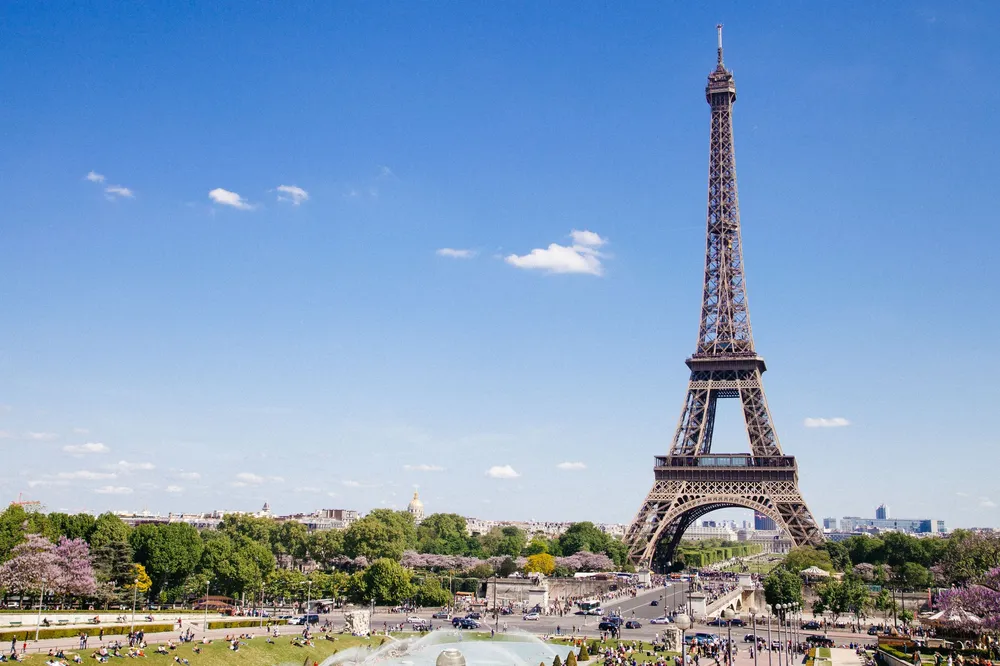
#> input picture test/에펠탑.jpg, 1000 x 666 px
$ python -i image_quality.py   (imports and definitions only)
#> lines starting #> are read from the running program, lines starting #| are printed output that depends on the picture
from PIL import Image, ImageEnhance
import numpy as np
from typing import Tuple, Optional

class ImageQualityManager:
    def __init__(self):
        self.min_resolution = 512
        self.max_resolution = 2048
        self.quality_threshold = 0.5

    def check_image_quality(self, image: Image.Image) -> float:
        """이미지 품질 점수 계산"""
        # 해상도 체크
        width, height = image.size
        resolution_score = min(1.0, (width * height) / (self.min_resolution ** 2))

        # 선명도 체크
        gray = image.convert('L')
        array = np.array(gray)
        sharpness = np.average(np.abs(np.diff(array)))
        sharpness_score = min(1.0, sharpness / 100)

        # 최종 품질 점수
        return (resolution_score + sharpness_score) / 2

    def enhance_image(self, image: Image.Image) -> Image.Image:
        """이미지 품질 향상"""
        # 선명도 향상
        enhancer = ImageEnhance.Sharpness(image)
        image = enhancer.enhance(1.2)

        # 대비 향상
        enhancer = ImageEnhance.Contrast(image)
        image = enhancer.enhance(1.1)

        return image

    def resize_if_needed(
        self,
        image: Image.Image,
        target_size: Optional[Tuple[int, int]] = None
    ) -> Tuple[Image.Image, bool]:
        """필요한 경우에만 리사이징"""
        width, height = image.size
        was_resized = False

        if target_size:
            target_width, target_height = target_size
            if (width, height) != (target_width, target_height):
                image = image.resize((target_width, target_height), Image.Resampling.LANCZOS)
                was_resized = True
        else:
            # 너무 큰 이미지 크기 제한
            if width > self.max_resolution or height > self.max_resolution:
                ratio = min(self.max_resolution / width, self.max_resolution / height)
                new_width = int(width * ratio)
                new_height = int(height * ratio)
                image = image.resize((new_width, new_height), Image.Resampling.LANCZOS)
                was_resized = True

        return image, was_resized

    def process_image(
        self,
        image: Image.Image,
        target_size: Optional[Tuple[int, int]] = None
    ) -> Image.Image:
        """이미지 처리 파이프라인"""
        # 품질 체크
        initial_quality = self.check_image_quality(image)

        # 리사이징 (필요한 경우)
        image, was_resized = self.resize_if_needed(image, target_size)

        # 리사이징된 경우 품질 향상
        if was_resized:
            image = self.enhance_image(image)

        # 최종 품질 체크
        final_quality = self.check_image_quality(image)

        # 품질이 떨어진 경우 추가 향상
        if final_quality < initial_quality:
            image = self.enhance_image(image)

        return image

>>> import cv2
>>> picture = cv2.imread('../test/에펠탑.jpg', cv2.IMREAD_GRAYSCALE)
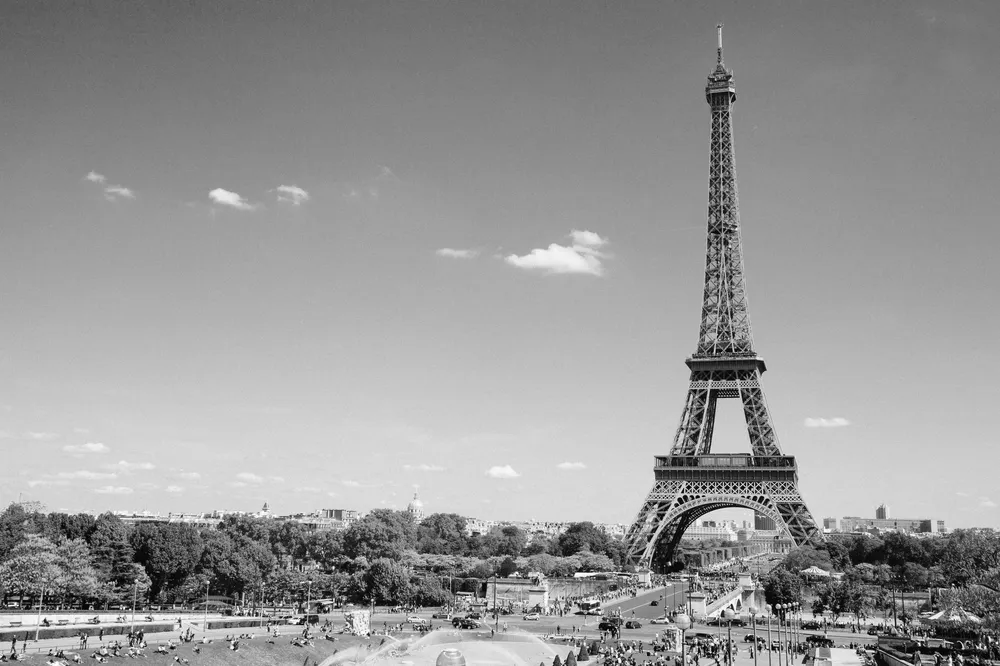
#> picture: shape (666, 1000); min 0, max 255, mean 151.2
#> (the run stopped early here; a loop or call above may not have finished)
